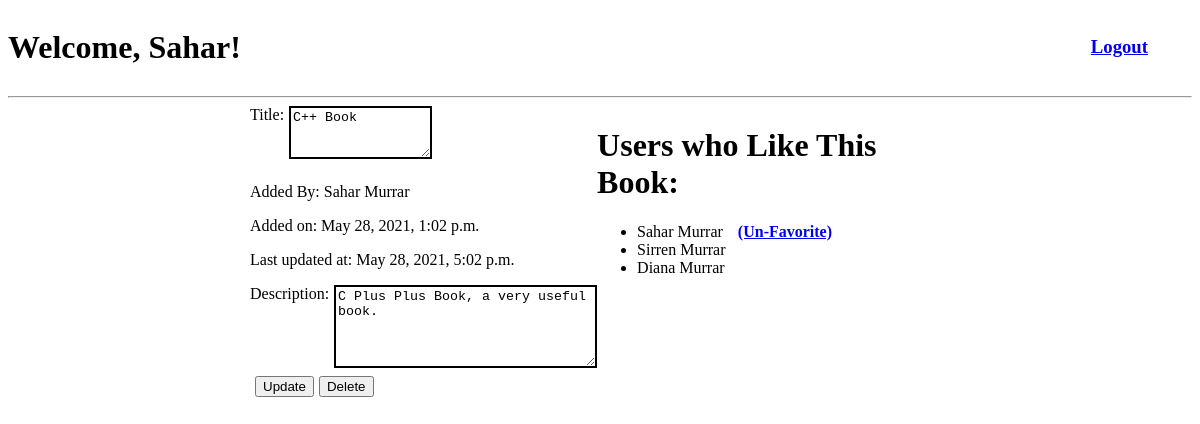
/book_info/1 (signed in), run on the app's committed database.
### loginReg_app/models.py (models this page shows)
class User(models.Model):
    first_name = models.CharField(max_length=45)
    last_name = models.CharField(max_length=45)
    email = models.CharField(max_length=45)
    Bdate=models.DateField(default=datetime.datetime.now())
    password=models.CharField(max_length=255)
    created_at = models.DateTimeField(auto_now_add=True)
    updated_at = models.DateTimeField(auto_now=True)
    objects=UserManager()

class Books(models.Model):
    title=models.CharField(max_length=255)
    desc=models.TextField()
    uploaded_by=models.ForeignKey(User, related_name="books_uploaded", on_delete = models.CASCADE)
    users_who_like=models.ManyToManyField(User, related_name="liked_books")
    created_at = models.DateTimeField(auto_now_add=True)
    updated_at = models.DateTimeField(auto_now=True)
    objects=BooksManager()

### loginReg_app/views.py (the view)
# urls.py: path('book_info/<id>', views.book_info),
def book_info(request, id):
    book =models.get_book_with_id(id)
    users=models.get_users_for_abook(id)
    userId=request.session['Userid']
    Liked_books=models.get_books_for_auser(userId)
    context={
        'book':book,
        'users':users,
        'liked_books':Liked_books,
        'logged_user':models.get_user_withId(userId),
        }
    if (book.uploaded_by.id != userId): #means that the logged user is not the uploader of the book
        return render(request, 'bookInfo.html',context)
    elif (book.uploaded_by.id == userId): #means that the logged user is the uploader of the book
        return render(request, 'editBookInfo.html', context)

### loginReg_app/models.py (called while the page is built)
def get_book_with_id(bookId):
    return Books.objects.get(id=bookId)

def get_users_for_abook(bookId):
    book=Books.objects.get(id=bookId)
    users= book.users_who_like.all()
    return users

def get_books_for_auser(userId):
    user=User.objects.get(id=userId)
    books= user.liked_books.all()
    return books

def get_user_withId(userId):
    return User.objects.get(id=userId)

### loginReg_app/templates/editBookInfo.html (shortened to what this page needs)
<!DOCTYPE html>
<html lang="en">
<head>
</head>
<body>
    <div class ="flex">
        <div>
            <h1>Welcome, {{logged_user.first_name}}!</h1>
        </div>
        <h3 id="margin">
            <a href="/logout">Logout</a>
        </h3>
    </div>
    <hr>
    <div id="container">
        <div>
            <form action="/edit_book_info/{{book.id}}" method="post">
                <div class="flex">
                    Title:
                    <textarea class="border" name="title"  cols="15" rows="3">{{book.title}}</textarea>
                </div>
                <p>Added By: {{book.uploaded_by.first_name}} {{book.uploaded_by.last_name}} </p>
                <p>Added on: {{book.created_at}}</p>
                <p>Last updated at: {{book.updated_at}}</p>
                <div class="flex">
                    Description:
                    <textarea class="border" name="desc" cols="30" rows="5">{{book.desc}}</textarea>
                </div>
                <div class="flex">
                    <input type="submit" name="button" value="Update">
                    <input type="submit" name="button" value="Delete">
                </div>
            </form>
        </div>
        <div>
            <h1>Users who Like This Book:</h1>
            <ul>
                {% for user in users %}
                    {% if user.id == logged_user.id %}
                        <div class="flex">
                            <li> {{user.first_name}} {{user.last_name}}</li>
                            {% if book in liked_books %}
                                <a class="link" href="/unfavorite_book/{{book.id}}">(Un-Favorite)</a>
                            {% endif%}
                        </div>
                    {% endif %}
                    {% if user.id != logged_user.id %}
                        <li> {{user.first_name}} {{user.last_name}}</li>
                    {% endif %}
                {% endfor %}
            </ul>
        </div>
    </div>
</body>
</html>

### loginReg_app/templates/editBookInfo.html (style rules this page uses)
.flex { display: flex; }
.link { margin-left: 15px; font-weight: bold; }
#margin { margin-top: 28px; margin-left: 850px; }
#container { margin: 0px auto; width: 700px; display: flex; justify-content: space-between; }
input, textarea { margin-left: 5px; margin-bottom: 8px; }
.border { border: 2px solid black; }

### data on the page
User: first_name "Sahar", last_name "Murrar"
Books: title "C++ Book", uploaded_by.first_name "Sahar", uploaded_by.last_name "Murrar", created_at "May 28, 2021, 1:02 p.m.", updated_at "May 28, 2021, 5:02 p.m.", desc "C Plus Plus Book, a very useful book."
User: first_name "Sirren", last_name "Murrar"
User: first_name "Diana", last_name "Murrar"
